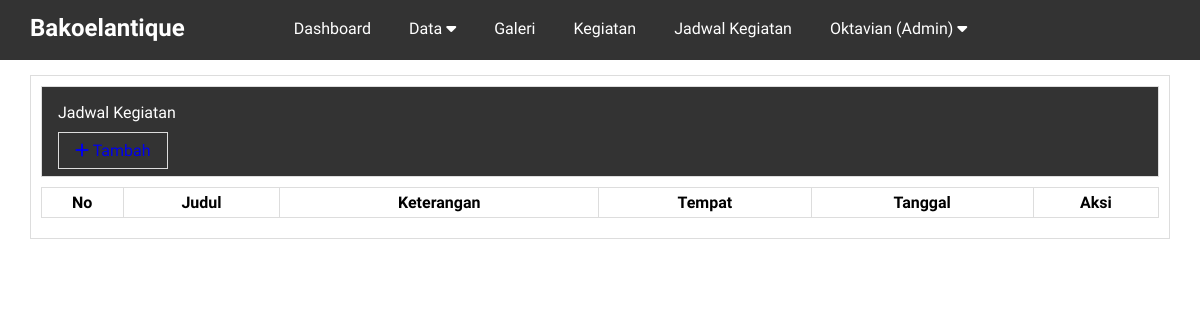
Before: /admin/jadwal.php (signed in) with the older database file.
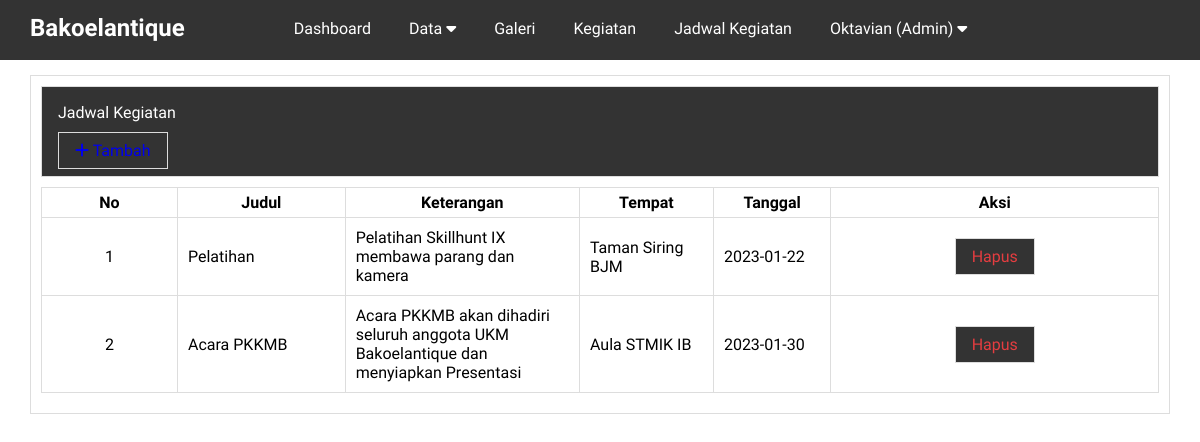
After: the same page with the newer database file.
### tables this page shows
CREATE TABLE `jadwal` (
  `id` int(11) NOT NULL,
  `title` varchar(50) NOT NULL,
  `body` varchar(100) NOT NULL,
  `tempat` varchar(25) NOT NULL,
  `tanggal` varchar(50) NOT NULL
);

### admin/jadwal.php (the view, shortened to what this page needs)
<?php include("header.php") ?>
          <div class="content">
              <div class="container">
                <div class="box">
                  <div class="box-header font-white">
                  Jadwal Kegiatan
                    <br>
                    <br>
                    <a href="jadwal-add.php" class="butt text-cyan"><i class="fa fa-plus"></i> Tambah</a>
                  </div>
          <?php
            $query = mysqli_query($conn, "SELECT * FROM jadwal");
            $no = 1;
          ?>
          <div class="table-responsive">
            <table class="table table-striped table-sm ">
              <thead>
                <tr>
                  <th class="text-center">No</th>
                  <th class="text-center">Judul</th>
                  <th class="text-center">Keterangan</th>
                  <th class="text-center">Tempat</th>
                  <th class="text-center">Tanggal</th>
                  <th class="text-center">Aksi</th>
                </tr>
              </thead>
              <tbody>
                <?php while($row = mysqli_fetch_array($query)): ?>
                    <tr>
                    <td><?=$no++?></td>
                    <td><?=$row['title']?></td>
                    <td><?=$row['body']?></td>
                    <td><?=$row['tempat']?></td>
                    <td><?=$row['tanggal']?></td>
                    <td class="text-center" width="10%">
                    <a class="butt butt-close text-red" onclick="return confirm('Ingin menghapus ?')" href="jadwal-hapus.php?id=<?=$row['id']?>">
                      Hapus
                    </a>
                   </td>
                    </tr>
                <?php endwhile ?>
              </tbody>
            </table>
          </div>
      </div>
    </div>
</body>
</html>

### admin/header.php (shortened to what this page needs)
<!DOCTYPE html>
<html>
<head>
	<link rel="stylesheet" type="text/css" href="../assets/css/style.css">
	<link rel="stylesheet" href="https://cdnjs.cloudflare.com/ajax/libs/font-awesome/6.2.1/css/all.min.css" />
</head>
<body>
	<div class="navbar">
		<div class="container">
			<h2 class="nav-brand float-left"><a href="index.php">Bakoelantique</a></h2>
			<ul class="nav-menu float-left">
				<li><a href="index.php">Dashboard</a></li>
				<?php if($_SESSION['ulevel'] == 'Super Admin'){ ?>
					<li><a href="pengguna.php">Pengguna</a></li>
				<?php }elseif($_SESSION['ulevel'] == 'Admin'){ ?>
					<li>
					<a href="">Data <i class="fa fa-caret-down"></i></a>
					</li>
					<li><a href="galeri.php">Galeri</a></li>
					<li>
						<a href="artikel.php">Kegiatan</i></a>
					</li>
					<li><a href="jadwal.php">Jadwal Kegiatan</a></li>
			    <?php } ?>
				<li>
					<a href=""><?= $_SESSION['uname'] ?>  (<?= $_SESSION['ulevel'] ?>) <i class="fa fa-caret-down"></i></a>
				</li>
			</ul>
		</div>
	</div>

### assets/css/style.css (style rules this page uses)
* { margin:0; padding:0; font-family: 'Quicksand', sans-serif; }
a { text-decoration: none; }
.float-left { float:left; }
.container { width: 1140px; margin:0 auto; }
.container::after { content: ""; display: block; clear: both; }
.box { border:1px solid #ddd; background-color: #333 }
.box-header { padding: 16px; border:1px solid #ddd; background-color: #333; }
.font-white { color: white; }
.butt { border:1px solid #ddd; padding: 8px 16px; font-size: 16px; }
.butt-close { background-color: #333; color: white; border: 1px solid #ddd; }
.navbar a { color: #fff; }
.navbar { height:60px; width:100%; background-color: #333; position: fixed; top: 0; z-index: 1000; }
.nav-brand { display: inline-block; padding:14px 0px; margin-right:90px; }
.nav-menu { display: flex; list-style: none; }
.nav-menu li a { padding:19px; display: inline-block; }
.content { padding: 70px 0 90px 0; }
.table { width: 100%; border-collapse: collapse; margin: 10px 0; }
.table th { width: 5px; text-align: center; border: 1px solid #ddd; }
.table td { border: 1px solid #ddd; padding: 10px; }
.table tr { height: 30px; }
.table td:first-child { width: 50px; text-align: center; }
.table td:last-child { width: 150px; text-align: center; }
.text-red { color: #E43D40; }
.box { background-color: #fff; border: 1px solid #ddd; padding: 10px; box-sizing: border-box; margin: 5px 0 25px; }

Changed rows visible on the page:
added jadwal: title "Pelatihan", body "Pelatihan Skillhunt IX membawa parang dan kamera", tempat "Taman Siring BJM", tanggal "2023-01-22"
added jadwal: title "Acara PKKMB", body "Acara PKKMB akan dihadiri seluruh anggota UKM Bakoelantique dan menyiapkan Presentasi", tempat "Aula STMIK IB", tanggal "2023-01-30"
